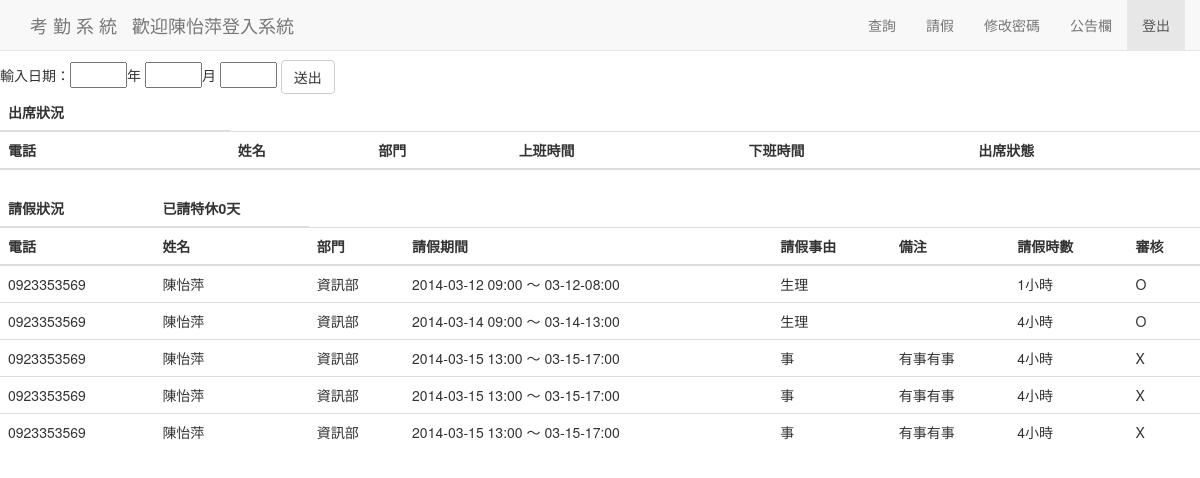
Page /member.php (signed in) on the committed database.
### tables this page shows
CREATE TABLE IF NOT EXISTS `vk` (
  `pk` int(11) NOT NULL AUTO_INCREMENT,
  `l_phone` varchar(50) NOT NULL,
  `l_start` datetime NOT NULL,
  `l_end` datetime NOT NULL,
  `l_condition` varchar(50) NOT NULL,
  `l_memo` text NOT NULL,
  `l_check` int(11) NOT NULL,
  `id` int(11) NOT NULL,
  PRIMARY KEY (`pk`),
  KEY `id` (`id`)
);

CREATE TABLE IF NOT EXISTS `user` (
  `id` int(11) NOT NULL AUTO_INCREMENT,
  `user_phone` varchar(50) NOT NULL,
  `user_pwd` int(11) NOT NULL COMMENT '預設生日',
  `user_name` varchar(50) NOT NULL COMMENT '姓名',
  `user_class` varchar(50) NOT NULL,
  `user_join` date NOT NULL,
  `user_permission` int(11) NOT NULL,
  PRIMARY KEY (`id`)
);

### member.php (the view, shortened to what this page needs)
<!doctype html>
<html lang="en">
<head>
    <link href="css/bootstrap.min.css" rel="stylesheet" media="screen">
</head>
<body>
<?php
$id = $_SESSION['username'];
include("float.php");
$pick_year = "";
$pick_month = "";
$pick_day = "";
$pick_year_l_sql = "";
$pick_month_l_sql = "";
$pick_day_l_sql = "";
?>
<br>
<br>
<br>
<form action = "member.php" method = post>
輸入日期：<input type="text" size="4" name="pick_year" value="<?php echo $pick_year ?>">年
<input type="text" size="4" name="pick_month" value="<?php echo $pick_month ?>">月
<input type="text" size="4" name="pick_day" value="<?php echo $pick_day ?>">
<input class="btn btn-default" type="submit" value="送出">
</form>
<table class="table" >
        <thead>
          <tr><th>出席狀況</th></tr>
          <tr>
            <th>電話</th>
            <th>姓名</th>
            <th>部門</th>
            <th>上班時間</th>
            <th>下班時間</th>
            <th>出席狀態</th>
          </tr>
        </thead>
<?php
$sql_l = "SELECT *
FROM vk INNER JOIN user ON vk.id=user.id
WHERE user_phone = $id
$pick_year_l_sql
$pick_month_l_sql
$pick_day_l_sql
";
$leave = mysql_query($sql_l);
?>
<?php
$total = "";
?>
</table>
<table class="table" >
        <thead>
          <tr><th>請假狀況</th><th><?php
$total = round($total / 24,0);
echo "已請特休".$total."天";
 ?></th></tr>
          <tr>
            <th>電話</th>
            <th>姓名</th>
            <th>部門</th>
            <th>請假期間</th>
            <th>請假事由</th>
            <th>備注</th>
            <th>請假時數</th>
            <th>審核</th>
          </tr>
        </thead>
        <tbody>
<?php
while ( $l_row = @mysql_fetch_assoc($leave) ){
  $l_start = date('Y-m-d H:i',strtotime($l_row['l_start']));
  $start = strtotime(date('Y-m-d H:i',strtotime($l_row['l_start'])));
  $end = strtotime(date('Y-m-d H:i',strtotime($l_row['l_end'])));
  $time_intervel = (int)round(abs($end - $start)/3600,2);
  $short_end = date('m-d-H:i',strtotime($l_row['l_end']));
  if ($time_intervel >= 24) {
  $DDD = intval($time_intervel/24);
  $HHH = $time_intervel%24;
  $time_intervel = $DDD."天".$HHH."小時";
  }else {
  $HHH = $time_intervel%24;
  $time_intervel = $HHH."小時";
  }
?>
  <tr>
  <td><?php echo $l_row['user_phone'];?></td>
  <td><?php echo $l_row['user_name'];?></td>
  <td><?php
    if ($l_row['user_class'] == 1) echo "資訊部";
    if ($l_row['user_class'] == 3) echo "行銷部";?></td>
  <td><?php echo $l_start." ～ ".$short_end;?></td>
  <td><?php
    if ($l_row['l_condition'] == 3) echo "事";
    if ($l_row['l_condition'] == 5) echo "生理";
      ?></td>
  <td><?php echo $l_row['l_memo'];?></td>
  <td><?php echo $time_intervel;?></td>
  <td><?php if($l_row['l_check'] == 1) echo "O";
            elseif ($l_row['l_check'] == 0) echo "X";
      ?></td>
  </tr>
<?php
}
 ?>
</tbody>
</table>
</body>
</html>

### rows in the picture
vk: user.user_phone "0923353569", user.user_name "陳怡萍", l_start "2014-03-12 09:00", l_end "03-12-08:00", l_condition "生理", time_intervel "1小時", l_check "O"
vk: user.user_phone "0923353569", user.user_name "陳怡萍", l_start "2014-03-14 09:00", l_end "03-14-13:00", l_condition "生理", time_intervel "4小時", l_check "O"
vk: user.user_phone "0923353569", user.user_name "陳怡萍", l_start "2014-03-15 13:00", l_end "03-15-17:00", l_condition "事", l_memo "有事有事", time_intervel "4小時", l_check "X"
vk: user.user_phone "0923353569", user.user_name "陳怡萍", l_start "2014-03-15 13:00", l_end "03-15-17:00", l_condition "事", l_memo "有事有事", time_intervel "4小時", l_check "X"
vk: user.user_phone "0923353569", user.user_name "陳怡萍", l_start "2014-03-15 13:00", l_end "03-15-17:00", l_condition "事", l_memo "有事有事", time_intervel "4小時", l_check "X"

### other values in the picture
$_SESSION['loginname'] "陳怡萍"
$total "0"
